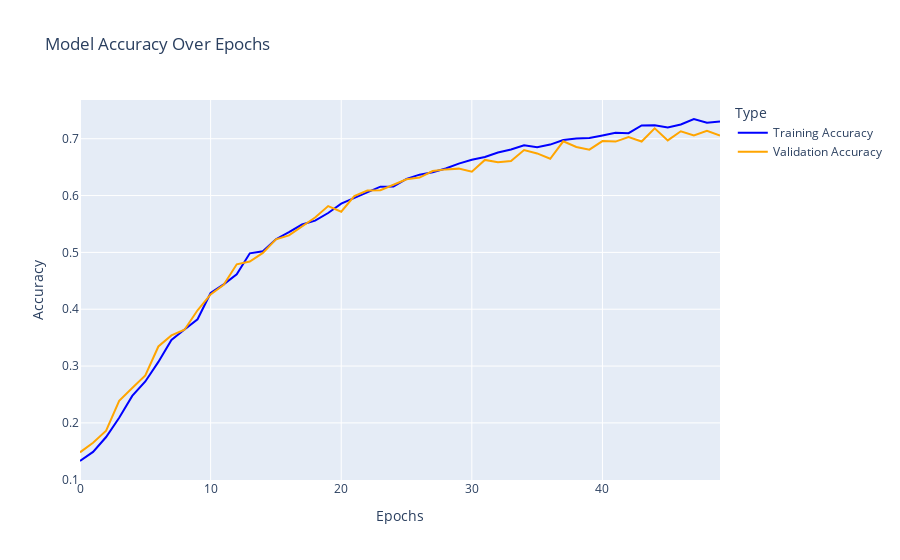

Notebook source saved alongside this figure:
### Markdown cell above
#### <b><i> Visualising the Training Accuracy and Validation Accuracy over Epochs

### Code cell
#Through Plotly we will Visualise the Model Accuracy Over Epochs
import plotly.express as px
import pandas as pd

#Getting accuracy of the model and validation accuracy 
train_accuracy = history.history['accuracy']
val_accuracy = history.history['val_accuracy']

#Converting it to DataFrame
data = pd.DataFrame({
    'Epochs': range(len(train_accuracy)),
    'Training Accuracy': train_accuracy,
    'Validation Accuracy': val_accuracy
})
#Visualising the Data
fig = px.line(data, x='Epochs', y=['Training Accuracy', 'Validation Accuracy'],
              labels={'value': 'Accuracy', 'variable': 'Type'},
              title='Model Accuracy Over Epochs',color_discrete_sequence = ['blue','orange'])

fig.show()

### Figure 1 — Plotly figure (JSON) as saved in the notebook; plotly's stock layout.template omitted (floating-point values rounded to 4 significant figures)
{"data": [{"hovertemplate": "Type=Training Accuracy<br>Epochs=%{x}<br>Accuracy=%{y}<extra></extra>", "legendgroup": "Training Accuracy", "line": {"color": "blue", "dash": "solid"}, "marker": {"symbol": "circle"}, "mode": "lines", "name": "Training Accuracy", "orientation": "v", "showlegend": true, "type": "scatter", "x": [0, 1, 2, 3, 4, 5, 6, 7, 8, 9, 10, 11, 12, 13, 14, 15, 16, 17, 18, 19, 20, 21, 22, 23, 24, 25, 26, 27, 28, 29, 30, 31, 32, 33, 34, 35, 36, 37, 38, 39, 40, 41, 42, 43, 44, 45, 46, 47, 48, 49], "xaxis": "x", "y": [0.1329, 0.1489, 0.1751, 0.2089, 0.2475, 0.2729, 0.3073, 0.346, 0.3644, 0.3822, 0.4284, 0.4437, 0.4613, 0.4983, 0.502, 0.5232, 0.5357, 0.549, 0.5558, 0.5693, 0.5858, 0.5953, 0.6059, 0.6156, 0.6158, 0.6293, 0.6368, 0.6411, 0.6477, 0.6561, 0.663, 0.668, 0.6757, 0.6809, 0.6885, 0.6852, 0.6897, 0.6978, 0.7004, 0.7011, 0.7058, 0.7105, 0.7097, 0.7235, 0.7238, 0.7196, 0.725, 0.7347, 0.728, 0.7301], "yaxis": "y"}, {"hovertemplate": "Type=Validation Accuracy<br>Epochs=%{x}<br>Accuracy=%{y}<extra></extra>", "legendgroup": "Validation Accuracy", "line": {"color": "orange", "dash": "solid"}, "marker": {"symbol": "circle"}, "mode": "lines", "name": "Validation Accuracy", "orientation": "v", "showlegend": true, "type": "scatter", "x": [0, 1, 2, 3, 4, 5, 6, 7, 8, 9, 10, 11, 12, 13, 14, 15, 16, 17, 18, 19, 20, 21, 22, 23, 24, 25, 26, 27, 28, 29, 30, 31, 32, 33, 34, 35, 36, 37, 38, 39, 40, 41, 42, 43, 44, 45, 46, 47, 48, 49], "xaxis": "x", "y": [0.1481, 0.165, 0.1863, 0.2389, 0.2615, 0.2836, 0.3344, 0.3539, 0.3638, 0.3982, 0.426, 0.4429, 0.4791, 0.4839, 0.499, 0.5229, 0.5299, 0.545, 0.5613, 0.5814, 0.5716, 0.5989, 0.6088, 0.6095, 0.6185, 0.6285, 0.6316, 0.6432, 0.6461, 0.6474, 0.6421, 0.6627, 0.6588, 0.6607, 0.68, 0.6741, 0.6647, 0.6954, 0.6855, 0.6807, 0.6958, 0.6949, 0.7028, 0.6952, 0.7184, 0.6971, 0.7131, 0.7057, 0.7138, 0.7055], "yaxis": "y"}], "layout": {"legend": {"title": {"text": "Type"}, "tracegroupgap": 0}, "title": {"text": "Model Accuracy Over Epochs"}, "xaxis": {"anchor": "y", "domain": [0, 1], "title": {"text": "Epochs"}}, "yaxis": {"anchor": "x", "domain": [0, 1], "title": {"text": "Accuracy"}}}}
